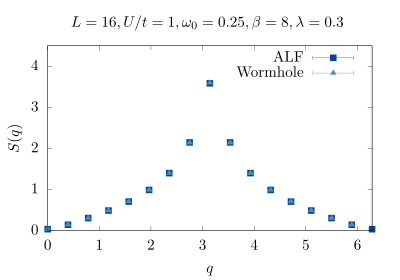

Source code (gnuplot):
set size 0.8,0.8
set terminal epslatex color standalone
set output "SP_Lambda0.3.tex"
set key top right


#
#set style line 1 lt 1 lc rgb '#F7FBFF' # very light blue
#set style line 2 lt 1 lc rgb '#DEEBF7' # 
#set style line 3 lt 1 lc rgb '#C6DBEF' # 
#set style line 4 lt 1 lc rgb '#9ECAE1' # light blue
#set style line 5 lt 1 lc rgb '#6BAED6' # 
#set style line 6 lt 1 lc rgb '#4292C6' # medium blue
#set style line 7 lt 1 lc rgb '#2171B5' #
#set style line 8 lt 1 lc rgb '#084594' # dark blue

col1='#F7FBFF'
col2='#DEEBF7'
col3='#C6DBEF'
col4='#9ECAE1'
col5='#6BAED6'
col6='#4292C6'
col7='#2171B5'
col8='#084594'


#set key at graph 0.7,0.99
set multiplot
#set origin 0.2,0.5
#set key at graph 0.5,-0.5
set pointsize 1.5
pi  =  3.1415927
set yrange [0.0:4.5]
set  ytics  0.0,1,4.5
set xrange [0.0:2.0*pi] 
set ylabel "$ S(q) $"
set title "$L=16,  U/t=1, \\omega_0 = 0.25, \\beta  = 8, \\lambda=0.3$ "
set xlabel " $q $ "
#set x2label " $ \\frac{1}{2 \\theta t + \\beta t} $ "
plot "Lx16_Ly1_Jx1.0_Jy0.000001_Om0.25_Lam0.3_Beta8/SpinZ_eqJK" u 1:2:3 w e lc rgb col8 lt 1 pt 5 t "ALF", \
     "Lx16_Ly1_Jx1.0_Jy0.000001_Om0.25_Lam0.3_Beta8/SpinZ_eqJK" u ($1+2*pi):2:3 w e lc rgb col8 lt 1 pt 5 t "", \
     "Lx16_Ly1_Jx1.0_Jy0.000001_Om0.25_Lam0.3_Beta8/spinztotJ_lambda0.3" u ($1):($2*4):($3*4) w e lc rgb col6 lt 1 pt 9 t "Wormhole"
unset multiplot

set output 
!pdflatex SP_Lambda0.3.tex
!open SP_Lambda0.3.pdf
